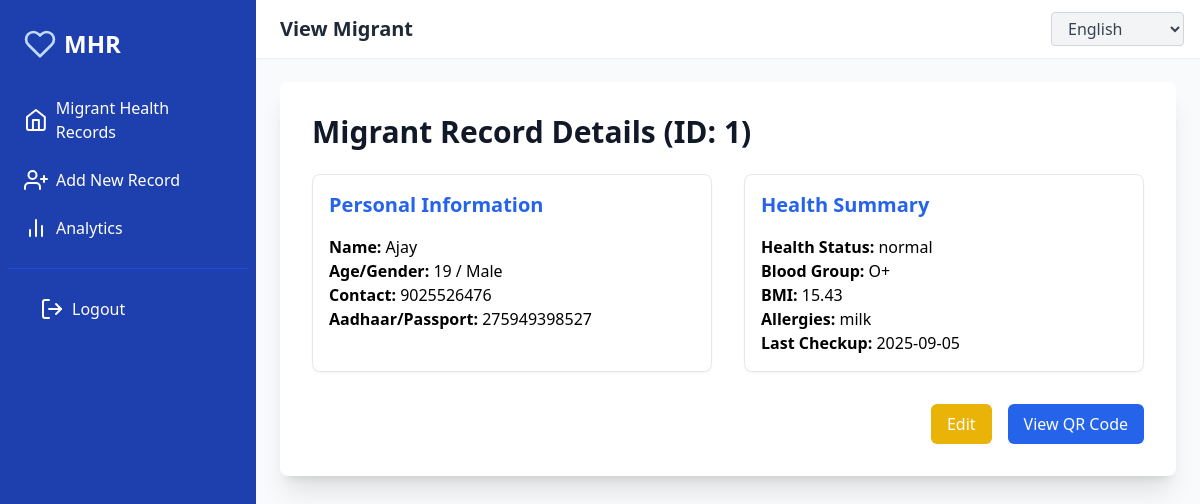
/view/1 (signed in), run on the app's committed database.
### models.py (models this page shows, shortened)
class Migrant(db.Model):
    __tablename__ = "migrants"
    id = db.Column(db.Integer, primary_key=True)
    name = db.Column(db.String(100), nullable=False)
    date_of_birth = db.Column(db.Date, nullable=True)
    age = db.Column(db.Integer, nullable=False)
    gender = db.Column(db.String(10), nullable=False)
    nationality = db.Column(db.String(50), nullable=True)
    state_of_origin = db.Column(db.String(50), nullable=True)
    contact = db.Column(db.String(20), nullable=False)
    emergency_contact_name = db.Column(db.String(100), nullable=True)
    emergency_contact_number = db.Column(db.String(20), nullable=True)
    aadhaar_passport = db.Column(db.String(50), nullable=True, unique=True)
    preferred_language = db.Column(db.String(30), nullable=True)
    literacy_level = db.Column(db.String(30), nullable=True)
    data_sharing_consent = db.Column(db.Boolean, default=False)
    occupation = db.Column(db.String(100), nullable=True)
    employer_name = db.Column(db.String(100), nullable=True)
    employer_contact = db.Column(db.String(20), nullable=True)
    work_location_district = db.Column(db.String(50), nullable=True)
    work_location_pincode = db.Column(db.String(10), nullable=True)
    duration_of_stay = db.Column(db.String(50), nullable=True)
    living_conditions = db.Column(db.String(50), nullable=True)
    allergies = db.Column(db.Text, nullable=True)
    past_medical_conditions = db.Column(db.Text, nullable=True)
    past_surgical_history = db.Column(db.Text, nullable=True)
    family_history = db.Column(db.Text, nullable=True)
    immunization_status = db.Column(db.Text, nullable=True)
    height = db.Column(db.Float, nullable=True)
    weight = db.Column(db.Float, nullable=True)
    bmi = db.Column(db.Float, nullable=True)
    blood_group = db.Column(db.String(5), nullable=True)
    vital_signs = db.Column(db.Text, nullable=True)
    current_medications = db.Column(db.Text, nullable=True)
    ongoing_treatment = db.Column(db.Text, nullable=True)
    infectious_disease_screening = db.Column(db.Text, nullable=True)
    health_condition = db.Column(db.String(200), nullable=True)
    last_checkup = db.Column(db.Date, nullable=True)
    healthcare_facility = db.Column(db.String(100), nullable=True)
    doctor_name = db.Column(db.String(100), nullable=True)
    symptoms = db.Column(db.Text, nullable=True)
    diagnosis = db.Column(db.Text, nullable=True)
    prescriptions = db.Column(db.Text, nullable=True)
    lab_results = db.Column(db.Text, nullable=True)
    vaccination_records = db.Column(db.Text, nullable=True)
    disease_alerts = db.Column(db.Text, nullable=True)
    contact_tracing_info = db.Column(db.Text, nullable=True)
    referral_notes = db.Column(db.Text, nullable=True)
    follow_up_date = db.Column(db.Date, nullable=True)
    qr_code = db.Column(db.String(255), nullable=True)

### app.py (the view)
@app.route("/view/<int:migrant_id>")
@login_required
def view_migrant(migrant_id):
    migrant = Migrant.query.get_or_404(migrant_id)
    qr_code_url = url_for('get_migrant_qr', migrant_id=migrant.id, _external=True)
    return render_template("view_migrant.html", migrant=migrant, title="View Migrant", qr_code_url=qr_code_url)

### app.py (called while the page is built)
@app.context_processor
def inject_translations():
    lang = session.get('language', app.config['DEFAULT_LANGUAGE'])
    return dict(t=translations.get(lang, translations['en']))

@login_manager.user_loader
def load_user(user_id):
    return User.query.get(int(user_id))

### templates/view_migrant.html
{% extends "base.html" %}
{% block page_content %}
<div class="max-w-4xl mx-auto bg-white p-8 rounded-lg shadow-xl" data-aos="fade-in">
    <h2 class="text-3xl font-bold text-gray-900 mb-6">Migrant Record Details (ID: {{ migrant.id }})</h2>
    <div class="grid grid-cols-1 md:grid-cols-2 gap-8">
        <div class="border p-4 rounded-lg shadow-sm">
            <h3 class="text-xl font-semibold mb-4 text-blue-600">Personal Information</h3>
            <p><strong>Name:</strong> {{ migrant.name }}</p>
            <p><strong>Age/Gender:</strong> {{ migrant.age }} / {{ migrant.gender }}</p>
            <p><strong>Contact:</strong> {{ migrant.contact }}</p>
            <p><strong>Aadhaar/Passport:</strong> {{ migrant.aadhaar_passport or 'N/A' }}</p>
        </div>
        <div class="border p-4 rounded-lg shadow-sm">
            <h3 class="text-xl font-semibold mb-4 text-blue-600">Health Summary</h3>
            <p><strong>Health Status:</strong> {{ migrant.health_condition or 'Not Specified' }}</p>
            <p><strong>Blood Group:</strong> {{ migrant.blood_group or 'N/A' }}</p>
            <p><strong>BMI:</strong> {{ migrant.bmi or 'N/A' }}</p>
            <p><strong>Allergies:</strong> {{ migrant.allergies or 'None' }}</p>
            <p><strong>Last Checkup:</strong> {{ migrant.last_checkup or 'N/A' }}</p>
        </div>
    </div>
    <div class="mt-8 flex justify-end space-x-4">
        <a href="{{ url_for('edit_migrant', migrant_id=migrant.id) }}" class="bg-yellow-500 hover:bg-yellow-600 text-white px-4 py-2 rounded-md transition">{{ t.edit }}</a>
        <a href="{{ qr_code_url }}" target="_blank" class="bg-blue-600 hover:bg-blue-700 text-white px-4 py-2 rounded-md transition">View QR Code</a>
    </div>
</div>
{% endblock page_content %}

### data on the page
Migrant: id "1", name "Ajay", age "19", gender "Male", contact "9025526476", aadhaar_passport "275949398527", health_condition "normal", blood_group "O+", bmi "15.43", allergies "milk", last_checkup "2025-09-05"

### other printed values
{{ t.app_name }} "Migrant Health Records"
{{ t.add_record }} "Add New Record"
{{ t.analytics }} "Analytics"
{{ t.logout }} "Logout"
{{ title or t.welcome }} "View Migrant"
{{ t.edit }} "Edit"
